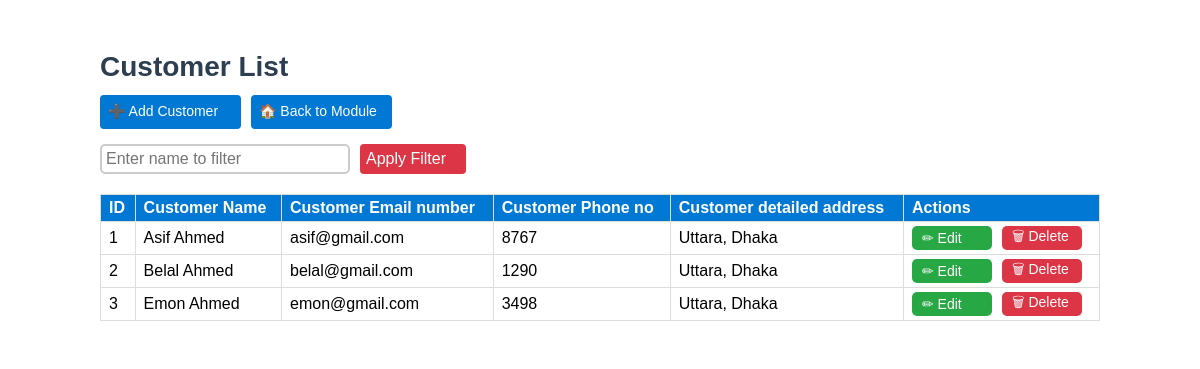
Screenshot of /sales-department/customer/ with the database file from the repository.
### customer/models.py (models this page shows, shortened)
class Customer(models.Model):
    customer_name = models.CharField(max_length=255)
    customer_email = models.EmailField(unique=True)
    customer_phone = models.CharField(max_length=15, unique=True)
    customer_address = models.TextField(blank=True, null=True)
    created_at = models.DateTimeField(auto_now_add=True)  # Timestamp for when customer was added
    updated_at = models.DateTimeField(auto_now=True)  # Timestamp for last update

### customer/views.py (the view)
# urls.py: path("", customer_list, name="customer_list"),
def customer_list(request):
    query = request.GET.get("search", "")
    customers = Customer.objects.filter(customer_name__icontains=query) if query else Customer.objects.all()
    return render(request, 'customer/customer_list.html', {'customers': customers, 'search_query': query})

### customer/templates/customer/customer_list.html (shortened to what this page needs)
{% block content %}
<div class="form-container">
    <h2>Customer List</h2>
    <div class="nav-buttons">
        <a href="{% url 'customer_create' %}" class="nav-button">➕ Add Customer</a>
        <a href="{% url 'construction_department' %}" class="nav-button">🏠 Back to Module</a>
    </div>
    <div class="filter-container">
        <input type="text" id="filterName" class="filter-box" placeholder="Enter name to filter">
        <button onclick="applyFilter()" class="apply-button">Apply Filter</button>
    </div>
    <table>
        <thead>
            <tr>
                <th>ID</th>
                <th>Customer Name</th>
                <th>Customer Email number</th>
                <th>Customer Phone no</th>
                <th>Customer detailed address</th>
                <th>Actions</th>
            </tr>
        </thead>
        <tbody>
            {% for customer in customers %}
            <tr>
                <td>{{ customer.id }}</td>
                <td class="name">{{ customer.customer_name }}</td>
                <td>{{ customer.customer_email }}</td>
                <td>{{ customer.customer_phone }}</td>
                <td>{{ customer.customer_address }}</td>
                <td>
                    <div class="action-buttons">
                        <a href="{% url 'customer_edit' customer.id %}" class="action-button edit">✏ Edit</a>
                        <a href="{% url 'customer_delete' customer.id %}" class="action-button delete">🗑 Delete</a>
                    </div>
                </td>
            </tr>
            {% endfor %}
        </tbody>
    </table>
</div>
{% endblock %}

### customer/templates/customer/customer_list.html (style rules this page uses)
.form-container { max-width: 1000px; margin: 0 auto; padding: 20px; background: white; border-radius: 5px; box-shadow: none; }
body, th, td, input, a, .nav-button, .filter-box, .apply-button, .action-button { font-family: "Trebuchet MS", sans-serif; }
h2 { text-align: left; color: #2c3e50; margin-bottom: 12px; font-size: 28px; }
table { width: 100%; border-collapse: collapse; margin-top: 20px; }
th, td { border: 1px solid #ddd; padding: 4px 8px; text-align: left; height: 18px; }
th { background-color: #0078D4; color: white; }
.nav-buttons { display: flex; gap: 10px; margin-bottom: 15px; }
.nav-button { background: #0078D4; color: white; padding: 8px; border-radius: 4px; text-decoration: none; width: 125px; height: 18px; font-size: 14px; }
.filter-container { display: flex; gap: 10px; margin-bottom: 15px; }
.filter-box { width: 25%; padding: 4px; font-size: 16px; border-radius: 5px; border: 2px solid #ccc; }
.apply-button { width: 106px; background: #dc3545; color: white; padding: 6px; border-radius: 4px; font-size: 16px; border: none; cursor: pointer; text-align: left; }
.action-buttons { display: flex; gap: 10px; align-items: center; }
.action-button { width: 60px; height: 4px; padding: 10px; display: flex; align-items: center; justify-content: left; text-decoration: none; font-size: 14px; border-radius: 5px; }
.action-button.edit { background: #28a745; color: white; }
.action-button.delete { background: #dc3545; color: white; }

### rows the page displays
Customer: id "1", customer_name "Asif Ahmed", customer_email "asif@gmail.com", customer_phone "8767", customer_address "Uttara, Dhaka"
Customer: id "2", customer_name "Belal Ahmed", customer_email "belal@gmail.com", customer_phone "1290", customer_address "Uttara, Dhaka"
Customer: id "3", customer_name "Emon Ahmed", customer_email "emon@gmail.com", customer_phone "3498", customer_address "Uttara, Dhaka"
